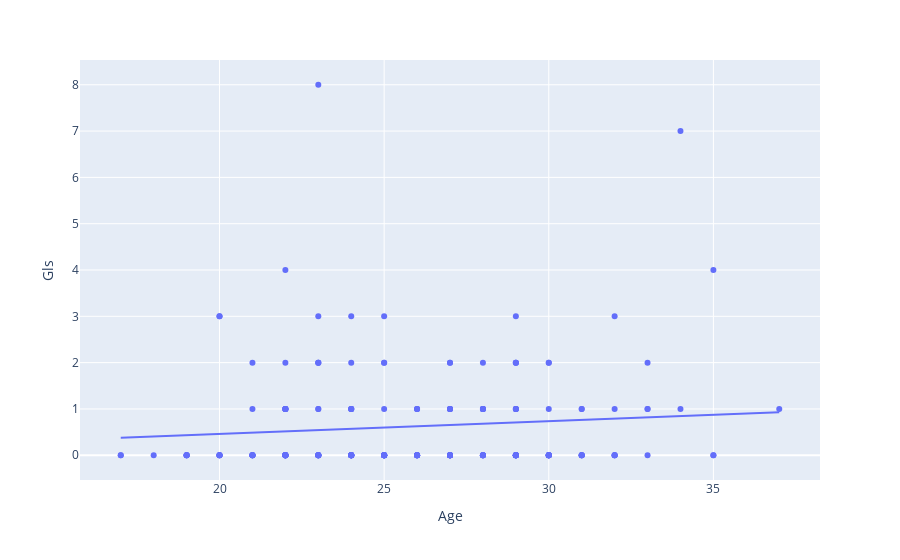

Notebook code for this chart:
### Markdown cell above
#### Do older players score more goals than the younger ones

### Code cell
#since strikers are the players who have a greater likelihood of scoring, we will only analyse this relation among strikers so we use the striker_only dataframe we created earlier
figure = px.scatter(strikers_only,
                    x = "Age",
                    y = "Gls",
                    trendline = "ols")
figure.show();

### Figure 1 — Plotly figure (JSON) as saved in the notebook; plotly's stock layout.template omitted (floating-point values rounded to 4 significant figures; data arrays with more than 128 entries replaced by an {"elided": "..."} marker saying what was removed)
{"data": [{"hovertemplate": "Age=%{x}<br>Gls=%{y}<extra></extra>", "legendgroup": "", "marker": {"color": "#636efa", "symbol": "circle"}, "mode": "markers", "name": "", "orientation": "v", "showlegend": false, "x": {"elided": "186 int values"}, "xaxis": "x", "y": {"elided": "186 int values"}, "yaxis": "y", "type": "scatter"}, {"hovertemplate": "<b>OLS trendline</b><br>Gls = 0.0275408 * Age + -0.0900349<br>R<sup>2</sup>=0.009343<br><br>Age=%{x}<br>Gls=%{y} <b>(trend)</b><extra></extra>", "legendgroup": "", "marker": {"color": "#636efa", "symbol": "circle"}, "mode": "lines", "name": "", "showlegend": false, "x": {"elided": "186 int values"}, "xaxis": "x", "y": {"elided": "186 float values"}, "yaxis": "y", "type": "scatter"}], "layout": {"xaxis": {"anchor": "y", "domain": [0.0, 1.0], "title": {"text": "Age"}}, "yaxis": {"anchor": "x", "domain": [0.0, 1.0], "title": {"text": "Gls"}}, "legend": {"tracegroupgap": 0}, "margin": {"t": 60}}}
